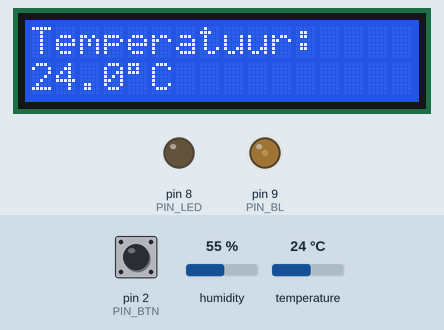
Bench run of a sketch on a simulated Arduino Uno, built with avr-gcc and run on an emulated ATmega328P. On the bench: 16×2 character LCD, output pins drawn as LEDs (lit = HIGH). The test bench sets the inputs (shaded band); at power-on: pin 2 (PIN_BTN) HIGH, humidity 55 %, temperature 24 °C. EEPROM starts erased.

Above: at 3.3 s.
3.4 s: pin 2 (PIN_BTN) pulled LOW for 0.15 s
At 3.8 s:
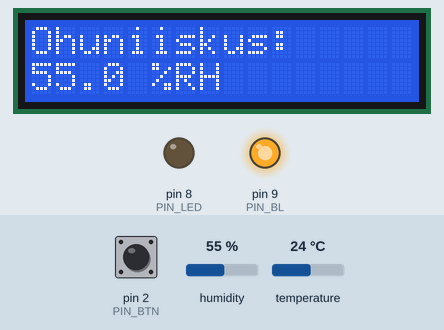
5.0 s: pin 2 (PIN_BTN) pulled LOW for 1 s
At 6.2 s:
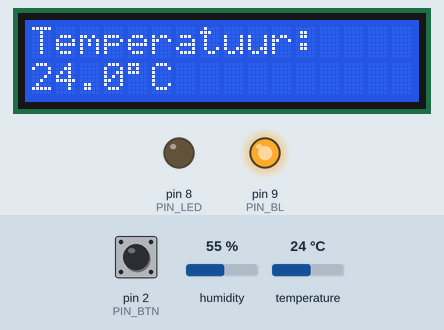
10.5 s: pin 2 (PIN_BTN) pulled LOW for 3.2 s
At 11.6 s:
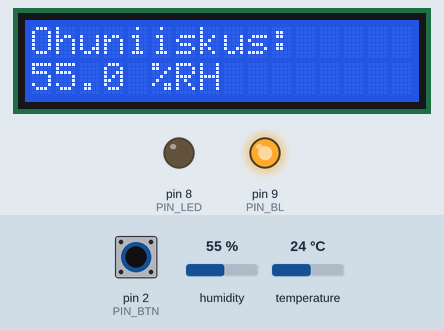
Timing chart, 0 to 42.0 s (numbered marks = the images above; inputs shaded):
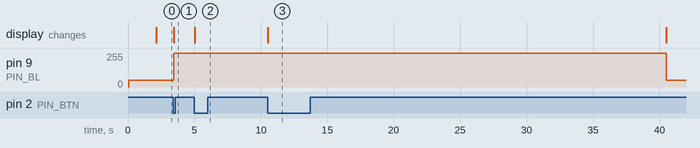

The sketch:

andur.ino
```cpp
#include <DHT.h>
#include <EEPROM.h>
#include <LiquidCrystal_I2C.h>
#include <Wire.h>

// ===== PINNID =====
const int PIN_BTN = 2;  // nupp -> GND
const int PIN_LED = 8;  // D8 -> 220 Ω takisti -> LED -> GND
const int PIN_DHT = A0; // DHT22 andmepin (DATA)
const int PIN_BL = 9;   // LCD taustvalgus (PWM) -> I2C-adapteri LED-džämperi viik

#define DHTTYPE DHT22
DHT dht(PIN_DHT, DHTTYPE);

LiquidCrystal_I2C lcd(0x27, 16, 2); // kui ekraan on tühi, proovi 0x3F

const float T_LIMIT = 22.0; // temperatuuri piir (°C)

const unsigned long READ_INTERVAL =
    300000UL; // mõõtmise intervall: 5 min (nõue 11)
const unsigned long RETRY_INTERVAL =
    5000UL; // anduri vea korral proovi uuesti 5 s pärast
const unsigned long HUM_TIMEOUT =
    30000UL; // niiskuse kuvamise aeg enne tagasipöördumist
const unsigned long DEBOUNCE_MS = 50UL; // nupu põrke filtreerimine
const unsigned long BLINK_MS = 300UL; // LED-i vilkumise intervall veaolukorras

// ===== TAUSTVALGUS =====
const byte BL_DIM = 51;   // tavaline heledus: 20 % (51 / 255)
const byte BL_FULL = 255; // heledus pärast nupuvajutust: 100 %
const unsigned long BL_TIMEOUT =
    30000UL; // kui kaua on taustvalgus pärast vajutust täisheledusel

// ===== LOGI =====
const int LOG_SLOTS = 512;     // logi kohtade arv (1024 baiti / 2) ≈ 42 h
const uint16_t EMPTY = 0xFFFF; // tühja koha tähis
const byte LOG_EVERY =
    1;               // salvesta iga N-s mõõtmine (1 = iga 5 min järel)
int logHead = 0;     // järgmise kirje asukoht
byte logCounter = 0; // mõõtmiste loendur logimiseks

float temperature = 0;     // viimane temperatuur
float humidity = 0;        // viimane õhuniiskus
bool sensorOk = false;     // kas andur töötab
bool showHumidity = false; // kas ekraanil on niiskus

unsigned long lastRead = 0;      // viimase mõõtmise aeg
unsigned long humStart = 0;      // niiskuse kuvamise algus
unsigned long lastBtnChange = 0; // nupu viimase muutuse aeg
unsigned long lastBlink = 0;     // LED-i viimase vilkumise aeg
bool lastBtnState = HIGH;        // nupu eelmine olek
bool blinkState = false;         // LED-i vilkumise olek
unsigned long blStart = 0;       // täisheleduse algus
bool blFull = false;             // kas taustvalgus on täisheledusel

// ================= EEPROM-LOGI =================
// Loeb ühe logikirje EEPROM-ist
uint16_t readSlot(int i) {
  uint16_t v;
  EEPROM.get(i * 2, v);
  return v;
}

// Leiab esimese tühja koha logis (kust jätkata kirjutamist)
void findHead() {
  logHead = 0;
  for (int i = 0; i < LOG_SLOTS; i++) {
    if (readSlot(i) == EMPTY) {
      logHead = i;
      return;
    }
  }
}

// Salvestab temperatuuri logisse (kodeeritud 16-bitiseks arvuks)
void logTemp(float t) {
  float x = (t + 40.0) * 10.0; // nihe -40 °C ja täpsus 0,1 °C
  if (x < 0)
    x = 0;
  if (x > 1200)
    x = 1200;
  uint16_t v = (uint16_t)(x + 0.5);
  EEPROM.put(logHead * 2, v);
  logHead = (logHead + 1) % LOG_SLOTS; // ringpuhver
  EEPROM.put(logHead * 2, EMPTY);      // märgib logi lõpu
}

// Väljastab logi Serial Monitori (vanimast uusimani)
void dumpLog() {
  Serial.println(F("sek_tagasi,temp_C"));
  unsigned long step =
      READ_INTERVAL / 1000 * LOG_EVERY; // sekundeid kirjete vahel
  for (int k = 1; k < LOG_SLOTS; k++) {
    int idx = (logHead + k) % LOG_SLOTS;
    uint16_t v = readSlot(idx);
    if (v == EMPTY)
      continue;
    Serial.print((unsigned long)(LOG_SLOTS - 1 - k) * step);
    Serial.print(",");
    Serial.println(v / 10.0 - 40.0, 1);
  }
  Serial.println(F("--- lopp ---"));
}

// Kustutab kogu logi
void clearLog() {
  for (unsigned int i = 0; i < EEPROM.length(); i++)
    EEPROM.update(i, 0xFF);
  logHead = 0;
  Serial.println(F("logi kustutatud"));
}

// ================= ANDUR JA EKRAAN =================
// Loeb DHT22 andmed, juhib LED-i ja salvestab logisse
void readSensors() {
  float t = dht.readTemperature();
  float h = dht.readHumidity();

  // kui andmed on vigased, märgi andur mittetöötavaks
  if (isnan(t) || isnan(h)) {
    sensorOk = false;
    Serial.println(F("DHT22 viga"));
    return;
  }
  sensorOk = true;
  temperature = t;
  humidity = h;

  // LED põleb, kui temperatuur on alla piiri
  digitalWrite(PIN_LED, temperature < T_LIMIT ? HIGH : LOW);

  // logimine iga LOG_EVERY mõõtmise järel
  logCounter++;
  if (logCounter >= LOG_EVERY) {
    logCounter = 0;
    logTemp(temperature);
  }
}

// Uuendab LCD ekraani sisu
void updateDisplay() {
  lcd.setCursor(0, 0);
  if (!sensorOk) { // anduri viga
    lcd.print("Anduri viga     ");
    lcd.setCursor(0, 1);
    lcd.print("Kontrolli DHT22 ");
    return;
  }
  if (showHumidity) { // niiskuse vaade
    lcd.print("Ohuniiskus:     ");
    lcd.setCursor(0, 1);
    lcd.print(humidity, 1);
    lcd.print(" %RH         ");
  } else { // temperatuuri vaade
    lcd.print("Temperatuur:    ");
    lcd.setCursor(0, 1);
    lcd.print(temperature, 1);
    lcd.print((char)223); // kraadimärk
    lcd.print("C          ");
  }
}

void setup() {
  Serial.begin(9600);
  pinMode(PIN_BTN, INPUT_PULLUP); // sisemine pull-up, nupp ühendab GND-ga
  pinMode(PIN_LED, OUTPUT);

  dht.begin();
  lcd.init();
  lcd.backlight(); // adapteri taustvalguse lüliti jääb sisse, heledust juhib PIN_BL
  pinMode(PIN_BL, OUTPUT);
  analogWrite(PIN_BL, BL_DIM);

  findHead();  // leia koht logis
  delay(2000); // DHT22 vajab pärast sisselülitamist aega
  readSensors();
  lastRead = millis();
  updateDisplay();
}

void loop() {
  unsigned long now = millis();

  // käsud Serial Monitorist: d = näita logi, c = kustuta logi
  if (Serial.available()) {
    char c = Serial.read();
    if (c == 'd')
      dumpLog();
    if (c == 'c')
      clearLog();
  }

  // nupu töötlemine (põrke filtreerimisega)
  bool btn = digitalRead(PIN_BTN);
  if (btn != lastBtnState && (now - lastBtnChange) > DEBOUNCE_MS) {
    lastBtnChange = now;
    lastBtnState = btn;
    if (btn == LOW) {               // nupp on vajutatud
      showHumidity = !showHumidity; // vaheta temperatuur/niiskus
      if (showHumidity)
        humStart = now;
      updateDisplay();

      // taustvalgus täisheledusele
      analogWrite(PIN_BL, BL_FULL);
      blFull = true;
      blStart = now;
    }
  }

  // taustvalgus tagasi 20 % peale, kui nuppu pole 30 s vajutatud
  if (blFull && (now - blStart >= BL_TIMEOUT)) {
    blFull = false;
    analogWrite(PIN_BL, BL_DIM);
  }

  // automaatne tagasipöördumine temperatuuri vaatele 30 s pärast
  if (showHumidity && (now - humStart >= HUM_TIMEOUT)) {
    showHumidity = false;
    updateDisplay();
  }

  // perioodiline mõõtmine (vea korral proovitakse kiiremini uuesti)
  unsigned long interval = sensorOk ? READ_INTERVAL : RETRY_INTERVAL;
  if (now - lastRead >= interval) {
    lastRead = now;
    readSensors();
    updateDisplay();
  }

  // anduri vea korral LED vilgub
  if (!sensorOk && (now - lastBlink >= BLINK_MS)) {
    lastBlink = now;
    blinkState = !blinkState;
    digitalWrite(PIN_LED, blinkState);
  }
}
```

Measured:
- after the input at 3.4 s, pin 9 (PIN_BL): 51/255 → 255/255 at once; the display: changes at once (image 1)
- after the input at 5.0 s, the display: changes at once (image 2)
- after the input at 10.5 s, pin 9 (PIN_BL): 255/255 → 51/255 after 30.0 s instead of 24.5 s; the display: changes at once (image 3)
